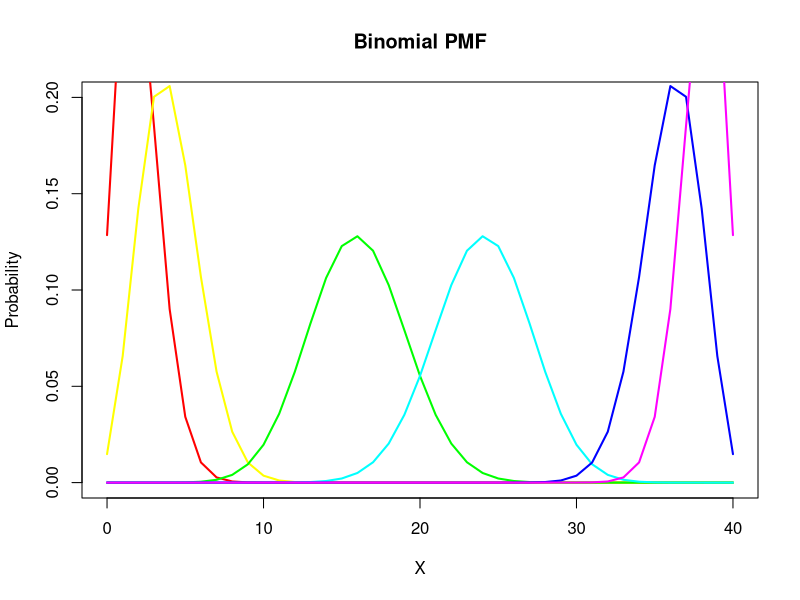
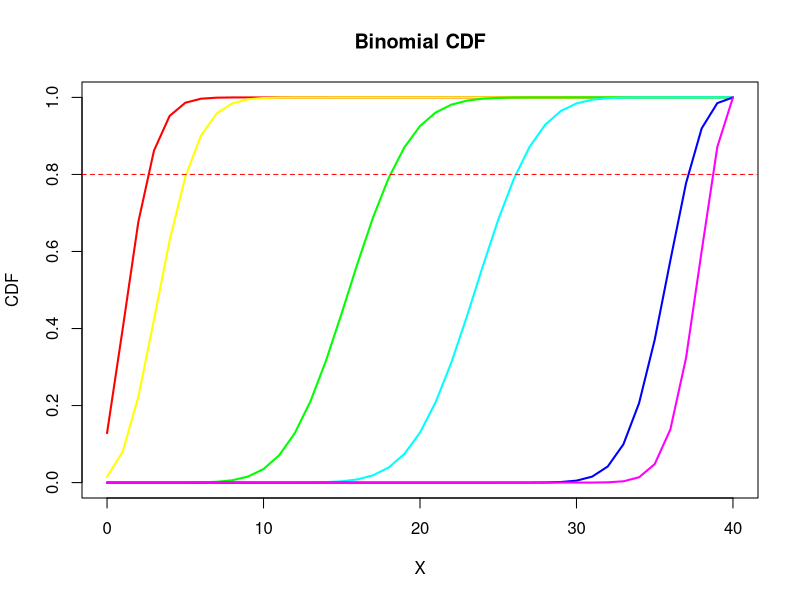
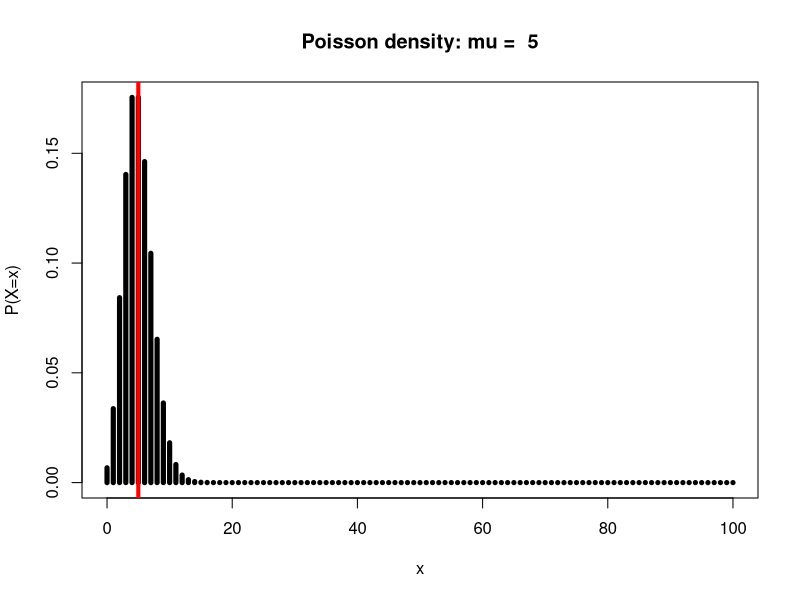
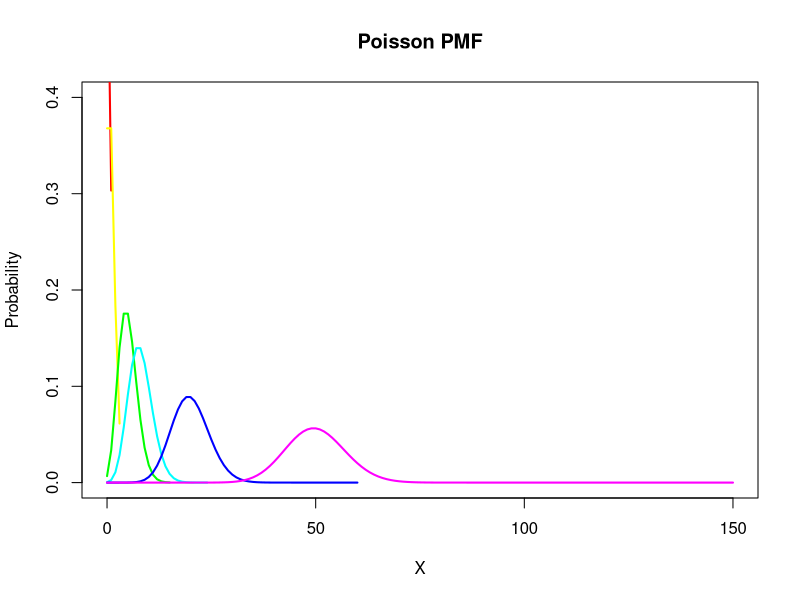
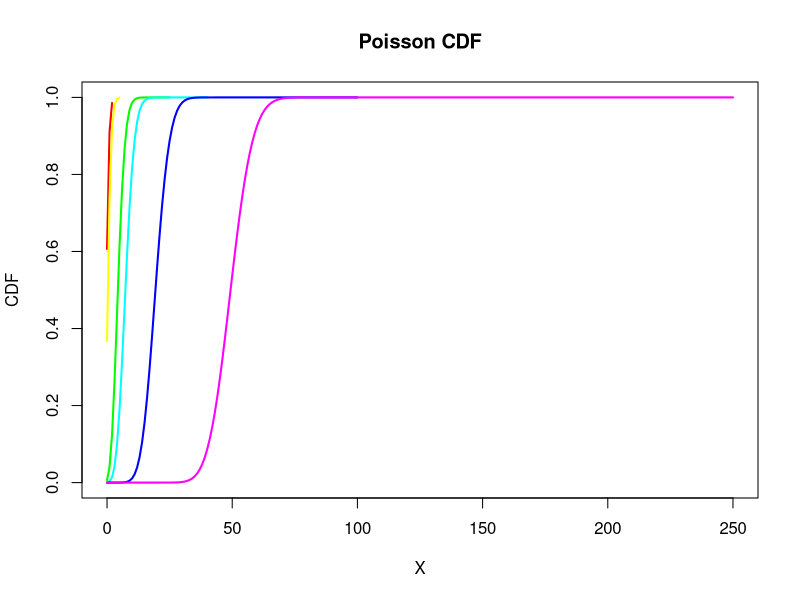
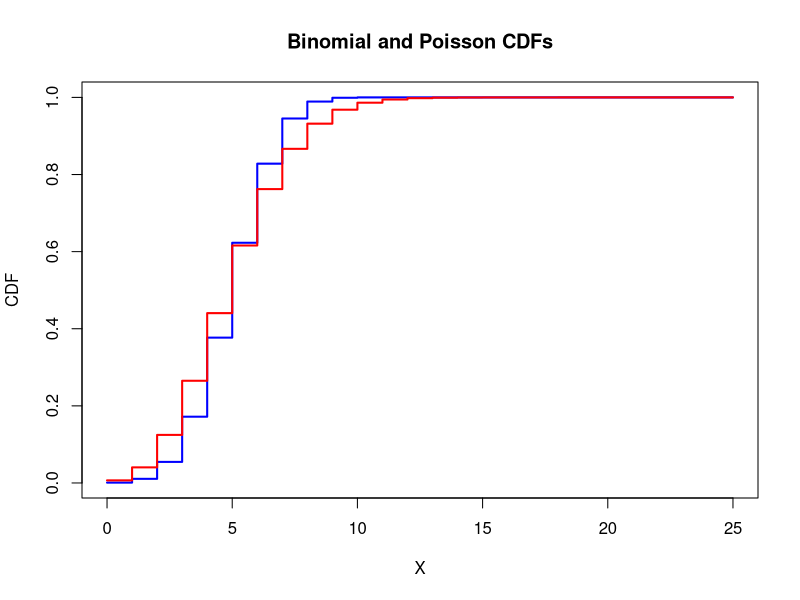
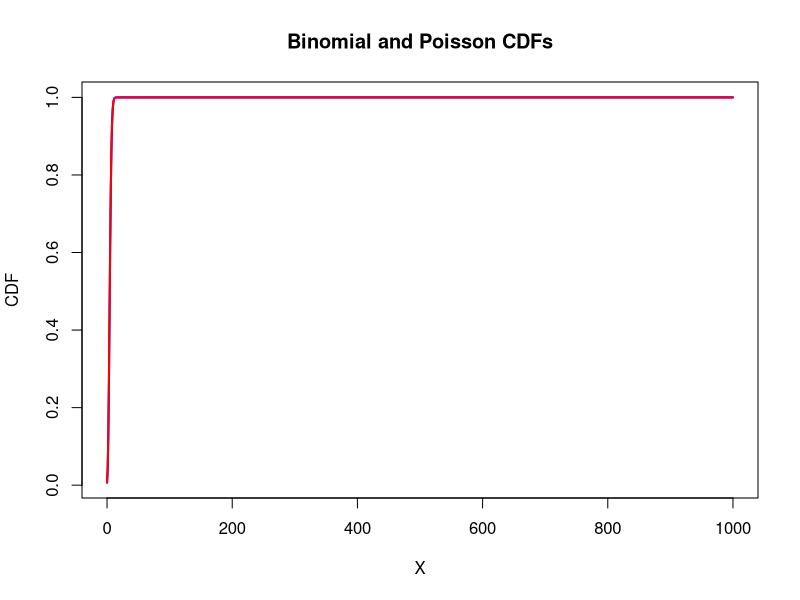
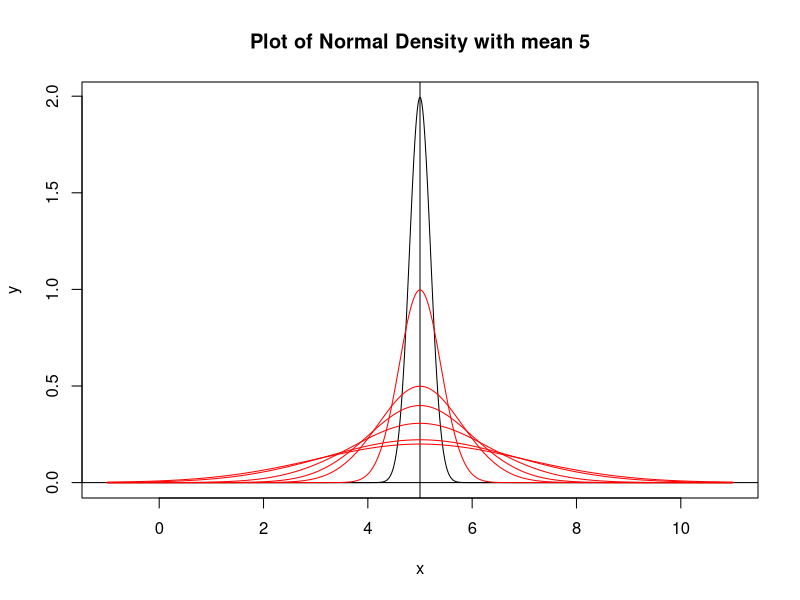

R code for these plots, in order:
## ---- chunk 1
plot_binom_pmf <- function(n=2, p=0.5){
 x <- 0:n
  binomvals <- dbinom( )
  plot(x, pois, type = "h", lwd = 5,
       main = paste("Poisson density: mu = ", mu),
       xlab = "x", ylab = "P(X=x)")
  abline(v = mu_X, col = 'red', lwd = 4)
}
## ---- chunk 2
n <- 40
p_values <- c(0.05, 0.1, 0.4, 0.6, 0.9, 0.95)

# Create an empty plot
plot(1, type = "n", xlim = c(0, n), ylim = c(0, 0.2), xlab = "X", ylab = "Probability", main = "Binomial PMF")

# Loop through the p values and plot the Binomial PMF for each
colors <- rainbow(length(p_values))
for (i in 1:length(p_values)) {
  p <- p_values[i]
  x <- 0:n
  probabilities <- dbinom(x, size = n, prob = p)
  lines(x, probabilities, col = colors[i], lwd = 2)
}
## ---- chunk 3
plot_binom_cdf <- function(n, p) {
  x <- 0:n  # Possible values of the random variable
  cdf <- pbinom(x, size = n, prob = p)  # Calculate the CDF

  # Plot the CDF
  plot(x, cdf, type = "s", lwd = 2, xlab = "X", ylab = "CDF",
       main = paste("Binomial CDF (n =", n, ", p =", p, ")"))
}

## ---- chunk 4
n <- 40
p_values <- c(0.05, 0.1, 0.4, 0.6, 0.9, 0.95)

# Create an empty plot
plot(1, type = "n", xlim = c(0, n), ylim = c(0, 1), xlab = "X", ylab = "CDF", main = "Binomial CDF")

# Loop through the p values and plot the CDFs
colors <- rainbow(length(p_values))
for (i in 1:length(p_values)) {
  p <- p_values[i]
  x <- 0:n
  cdf <- pbinom(x, size = n, prob = p)
  lines(x, cdf, col = colors[i], lwd = 2)
}

# Add a horizontal line at y = 0.8
abline(h = 0.8, col = "red", lty = 2)
## ---- chunk 5
n <- 100 
plot_pois_pmf <- function(mu){
  x <- 0:n
  pois <- dpois(x, lambda = mu)
  mu_X <- mu
  plot(x, pois, type = "h", lwd = 5,
       main = paste("Poisson density: mu = ", mu),
       xlab = "x", ylab = "P(X=x)")
  abline(v = mu_X, col = 'red', lwd = 4)
}

plot_pois_pmf(5)
## ---- chunk 6
mu_values <- c(0.5, 1, 5, 8, 20, 50)

# Create an empty plot
plot(1, type = "n", xlim = c(0, max(mu_values) * 3), ylim = c(0, 0.4), xlab = "X", ylab = "Probability", main = "Poisson PMF")

# Loop through the mu values and plot the PMFs
colors <- rainbow(length(mu_values))
for (i in 1:length(mu_values)) {
  mu <- mu_values[i]
  x <- 0:(mu * 3)
  pmf <- dpois(x, lambda = mu)
  lines(x, pmf, col = colors[i], lwd = 2)
}
## ---- chunk 7
plot_pois_cdf <- function(mu) {
  x <- 0:(mu * 5)  # Adjust the range as needed
  cdf <- ppois(x, lambda = mu)  # Calculate the Poisson CDF
  plot(x, cdf, type = "s", lwd = 2, xlab = "X", ylab = "CDF",
       main = paste("Poisson CDF (mu =", mu, ")"))
}

# Define the values of mu
mu_values <- c(0.5, 1, 5, 8, 20, 50)

# Create an empty plot
plot(1, type = "n", xlim = c(0, max(mu_values) * 5), ylim = c(0, 1), xlab = "X", ylab = "CDF", main = "Poisson CDF")

# Loop through the mu values and plot the CDFs
colors <- rainbow(length(mu_values))
for (i in 1:length(mu_values)) {
  mu <- mu_values[i]
  x <- 0:(mu * 5)
  cdf <- ppois(x, lambda = mu)
  lines(x, cdf, col = colors[i], lwd = 2)
}
## ---- chunk 8
n <- 10
p <- 0.5
mu <- 5

# Create a vector of x values
x <- 0:max(n, mu * 5)

# Calculate CDFs for both distributions
binom_cdf <- pbinom(x, size = n, prob = p)
poisson_cdf <- ppois(x, lambda = mu)

# Create a plot
plot(x, binom_cdf, type = "s", col = "blue", lwd = 2,
     xlab = "X", ylab = "CDF", main = "Binomial and Poisson CDFs")
lines(x, poisson_cdf, type = "s", col = "red", lwd = 2)
## ---- chunk 9
n_binom <- 1000
p_binom <- 0.005
mu_pois <- 5

# Create a vector of x values
x <- 0:max(n_binom, mu_pois * 3)

# Calculate CDFs for both distributions
binom_cdf <- pbinom(x, size = n_binom, prob = p_binom)
poisson_cdf <- ppois(x, lambda = mu_pois)

# Create a plot
plot(x, binom_cdf, type = "l", col = "blue", lwd = 2,
     xlab = "X", ylab = "CDF", main = "Binomial and Poisson CDFs")

# Add the Poisson CDF to the existing plot
lines(x, poisson_cdf, type = "l", col = "red", lwd = 2)
## ---- chunk 10
mu <- 5
sds <- c(0.4, 0.8, 1, 1.3, 1.8, 2)

x <- seq(-6, 6, length.out = 1000)
x <- 5+x
y <- dnorm(x, mean = 5, sd=0.2)

plot(x, y, 
     type = 'l',
     main= "Plot of Normal Density with mean 5")
abline(v=5, h=0)
for(std in sds){
  y_temp <- dnorm(x, mean = 5, sd=std)
  lines(x, y_temp,
        type = 'l',
        col = 'red')
}
## ---- chunk 11
library(tidyverse)
## ---- chunk 12
x <- seq(-6, 6, length.out = 1000)
x <- 5+x
## ---- chunk 13
y_0.2 <- dnorm(x, mean= 5, sd = 0.2)
y_0.4 <- dnorm(x, mean= 5, sd = 0.4)
y_0.8 <- dnorm(x, mean= 5, sd = 0.8)
y_1 <- dnorm(x, mean= 5, sd = 1)
y_1.3 <- dnorm(x, mean= 5, sd = 1.3)
y_1.8 <- dnorm(x, mean = 5, sd = 1.8)
y_2 <- dnorm(x, mean= 5, sd = 2)

plot_data_pdf <- data.frame(x,y_0.2,y_0.4,y_0.8,y_1,y_1.3, y_1.8, y_2)
## ---- chunk 14
plot_data_pdf_new <- pivot_longer(plot_data_pdf,
                                  cols = c(y_0.2,y_0.4,y_0.8,y_1,y_1.3, y_1.8, y_2),
                                  names_to = "std_devs"
                                  )
## ---- chunk 15
ggplot(data = plot_data_pdf_new,
  aes(x = x, 
      y = value, 
      group = std_devs,
      color = std_devs))+
  geom_line()+
  labs(title = "Normal Density Plots: Varying Std Devs",
       subtitle = "Jonathan Fernandes",
       x = "x-axis", 
       y = "density")

## ---- chunk 16
z_0.2 <- pnorm(x, mean= 5, sd = 0.2)
z_0.4 <- pnorm(x, mean= 5, sd = 0.4)
z_0.8 <- pnorm(x, mean= 5, sd = 0.8)
z_1 <- pnorm(x, mean= 5, sd = 1)
z_1.3 <- pnorm(x, mean= 5, sd = 1.3)
z_1.8 <- pnorm(x, mean = 5, sd = 1.8)
z_2 <- pnorm(x, mean= 5, sd = 2)

plot_data_cdf <- data.frame(x,z_0.2,z_0.4,z_0.8,z_1,z_1.3, z_1.8, z_2)
## ---- chunk 17
plot_data_cdf_new <- pivot_longer(plot_data_cdf,
                                  cols = c(z_0.2,z_0.4,z_0.8,z_1,z_1.3, z_1.8, z_2),
                                  names_to = "std_devs"
                                  )
## ---- chunk 18
ggplot(data = plot_data_cdf_new,
  aes(x = x, 
      y = value, 
      group = std_devs,
      color = std_devs))+
  geom_line()+
  labs(title = "Normal Density Plots: Varying Std Devs",
       subtitle = "Jonathan Fernandes",
       x = "x-axis", 
       y = "density")

## ---- chunk 19

## ---- chunk 20
mu_values <- c(-1, -0.5, 0, 0.4, 0.9, 2.5, 4)

# Define the common standard deviation
sigma <- 0.4

# Create a vector of x values with appropriate limits
x <- seq(-2, 6, by = 0.01)  # Adjust the range as needed

# Initialize an empty plot
plot(x, dnorm(x, mean = mu_values[1], sd = sigma), type = "l", col = "blue", lwd = 2, 
     xlab = "X", ylab = "Density", main = "Normal Distributions")

# Loop through the mu values and plot the densities
colors <- rainbow(length(mu_values))
for (i in 1:length(mu_values)) {
  mu <- mu_values[i]
  density <- dnorm(x, mean = mu, sd = sigma)
  lines(x, density, col = colors[i], lwd = 2)
}

# Add a legend
legend("topright", legend = paste("mu =", mu_values), col = colors, lwd = 2, title = "Parameters")
## ---- chunk 21

## ---- chunk 22

## ---- chunk 23
x <- seq(0, 10, length.out = 1000)
## ---- chunk 24
y_0.3 <- dgamma(x, shape = 0.3, scale = 1)
y_0.7 <- dgamma(x, shape = 0.7, scale = 1)
y_1 <- dgamma(x, shape = 1, scale = 1)
y_1.5 <- dgamma(x, shape = 1.5, scale = 1)
y_2 <- dgamma(x, shape = 2, scale = 1)
y_2.5 <- dgamma(x, shape = 2.5, scale = 1)
#y_10 <- dgamma(x, shape = 10, scale = 1)

plot_data_pdf <- data.frame(x,y_1,y_1.5,y_2, y_2.5)
## ---- chunk 25
plot_data_pdf_new <- pivot_longer(plot_data_pdf,
                                  cols = c(y_1,y_1.5,y_2, y_2.5),
                                  names_to = "shapes"
                                  )
## ---- chunk 26
ggplot(data = plot_data_pdf_new,
  aes(x = x, 
      y = value, 
      group = shapes,
      color = shapes))+
  geom_line()+
  labs(title = "Gamma Density Plots: Varying Shapes",
       subtitle = "Jonathan Fernandes",
       x = "x-axis", 
       y = "density")

## ---- chunk 27

## ---- chunk 28

## ---- chunk 29

## ---- chunk 30

